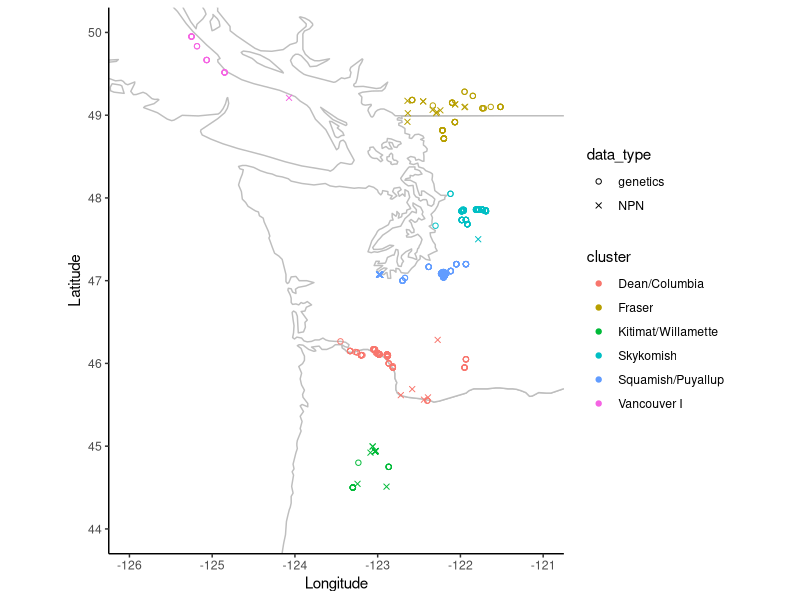

Source code (R):
## ---- chunk 1
library(dplyr)
library(maps)
library(ggplot2)
library(kableExtra)
## ---- chunk 2
cottonwood_npn <- read.csv("../data/raw_all_cottonwood.csv")

cottonwood_genetics <- read.csv("../data/Ptrichocarpa_genotypes_mapping.txt", 
                                sep = "\t")

base_map_usa <- map_data("state")
base_map_ca <- map_data("world", "Canada")
## ---- chunk 3
cottonwood_npn_join <- cottonwood_npn %>% 
  group_by(individual_id) %>% 
  slice(1) %>% 
  ungroup() %>% 
  select(latitude, longitude) %>% 
  mutate(Cultivar = NA, 
         data_type = "NPN") %>% 
  rename(Lat = latitude, Long = longitude)

cottonwood_genetics_join <- cottonwood_genetics %>% 
  mutate(data_type = "genetics")

cottonwood_both <- bind_rows(cottonwood_npn_join, cottonwood_genetics_join) %>% 
  mutate(cluster = case_when((Lat > 44 & Lat < 45.1) ~ "Kitimat/Willamette", 
                             (Lat > 45.4 & Lat < 46.5 & Long < -120) ~ "Dean/Columbia", 
                             (Lat > 46.9 & Lat < 47.4 & Long > -123.5) ~ "Squamish/Puyallup",
                             (Lat > 47.4 & Lat < 48.2 & Long > -122.5) ~ "Skykomish",
                             (Lat > 48.7 & Lat < 49.3 & Long > -122.9) ~ "Fraser",
                             (Lat > 49 & Lat < 50 & Long > -125.5 & Long < -124) ~ "Vancouver I",
                             )) %>% 
         tidyr::unite(cluster_data_source, c(cluster, data_type), sep = " ", remove = FALSE)
## ---- chunk 4
NPN_count <- cottonwood_both %>% 
  filter(!is.na(cluster), data_type == "NPN") %>% 
  count(cluster) %>% 
  arrange(desc(n))
kable(NPN_count, format = "markdown")
## ---- chunk 5
genetics_count <- cottonwood_both %>% 
  filter(!is.na(cluster), data_type == "genetics") %>% 
  select(cluster, Cultivar) %>% 
  arrange(cluster)
write.csv(genetics_count, "cottonwood_cultivars.csv")
## ---- chunk 6
ggplot() +
  geom_polygon(data = base_map_usa, aes(x = long, y = lat, group = group), 
               fill = "white", color = "grey") +
  geom_polygon(data = base_map_ca, aes(x = long, y = lat, group = group), 
               fill = "white", color = "grey") +
  geom_point(data = filter(cottonwood_both, !is.na(cluster)), 
             aes(x = Long, y = Lat, color = cluster, shape = data_type)) +
  coord_sf(xlim = c(-126, -121), ylim = c(44, 50)) +
  scale_shape_manual(values = c(1, 4)) +
  labs(x = "Longitude", y = "Latitude") +
  theme_classic()
